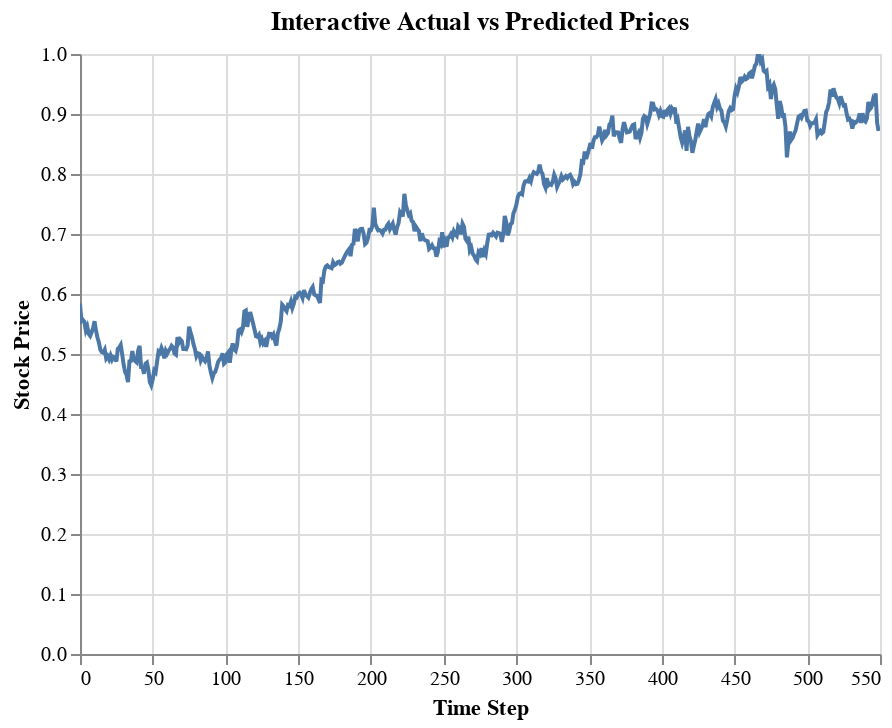

This figure's notebook cell:
### Code cell
import altair as alt

# Create a dataframe for Altair
alt_df = pd.DataFrame({
    'Time Step': range(len(y_test)),
    'Actual Prices': y_test.flatten(),
    'Predicted Prices': predictions.flatten()
})

# Plot with interactive tooltips
line_chart = alt.Chart(alt_df).mark_line().encode(
    x='Time Step',
    y=alt.Y('Actual Prices', title='Stock Price'),
    tooltip=['Time Step', 'Actual Prices', 'Predicted Prices']
).properties(
    title='Interactive Actual vs Predicted Prices'
).interactive()

line_chart.display()

### Figure 1 — Vega-Lite specification as saved in the notebook (floating-point values rounded to 4 significant figures; data arrays with more than 128 entries replaced by an {"elided": "..."} marker saying what was removed)
{"config": {"view": {"continuousWidth": 400, "continuousHeight": 300}}, "data": {"name": "data-65f97c28023c51f35843b19d50d30292"}, "mark": "line", "encoding": {"tooltip": [{"field": "Time Step", "type": "quantitative"}, {"field": "Actual Prices", "type": "quantitative"}, {"field": "Predicted Prices", "type": "quantitative"}], "x": {"field": "Time Step", "type": "quantitative"}, "y": {"field": "Actual Prices", "title": "Stock Price", "type": "quantitative"}}, "selection": {"selector002": {"type": "interval", "bind": "scales", "encodings": ["x", "y"]}}, "title": "Interactive Actual vs Predicted Prices", "$schema": "https://vega.github.io/schema/vega-lite/v4.17.0.json", "datasets": {"data-65f97c28023c51f35843b19d50d30292": {"elided": "550 records"}}}
